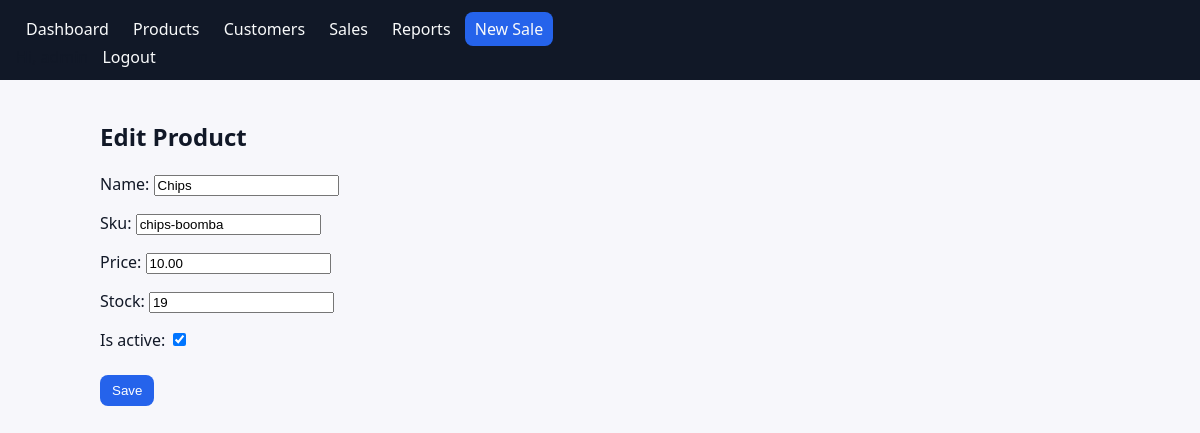
The app's page /products/2/edit/ (signed in) with its own data.
### pos/models.py (models this page shows, shortened)
class Product(models.Model):
    name = models.CharField(max_length=150)
    sku = models.CharField(max_length=64, unique=True)
    price = models.DecimalField(max_digits=10, decimal_places=2)
    stock = models.PositiveIntegerField(default=0)
    is_active = models.BooleanField(default=True)

### pos/views.py (the view)
# urls.py: path('products/<int:pk>/edit/', views.product_update, name='product_update'),
@permission_required('pos.change_product', raise_exception=True)
def product_update(request, pk):
    p = get_object_or_404(Product, pk=pk)
    form = ProductForm(request.POST or None, instance=p)
    if request.method=='POST' and form.is_valid():
        form.save(); messages.success(request,"Product updated."); return redirect('product_list')
    return render(request,"pos/product_form.html",{"form":form,"title":"Edit Product"})

### pos/forms.py
class ProductForm(forms.ModelForm):
    class Meta: model = Product; fields = ['name','sku','price','stock','is_active']

### pos/templates/pos/product_form.html
{% extends 'pos/base.html' %}
{% block content %}
<h2>{{ title }}</h2>
<form method="post">{% csrf_token %}{{ form.as_p }}<button class="btn" type="submit">Save</button>
</form>{% endblock %}

### pos/static/pos/styles.css (style rules this page uses)
:root { font-family: ui-sans-serif, system-ui, -apple-system, Segoe UI, Roboto, Arial, Noto Sans, sans-serif; }
body { margin: 0; background: #f7f7fb; color: #111827; }
.btn { display:inline-block; background:#2563eb; color:#fff; padding:8px 12px; border-radius:8px; text-decoration:none; border:0; cursor:pointer; }
form .btn { margin-top:8px; }

### records on screen
Product: name "Chips", sku "chips-boomba", price "10.00", stock "19", is_active "☑"

### other values on screen
{{ title }} "Edit Product"
